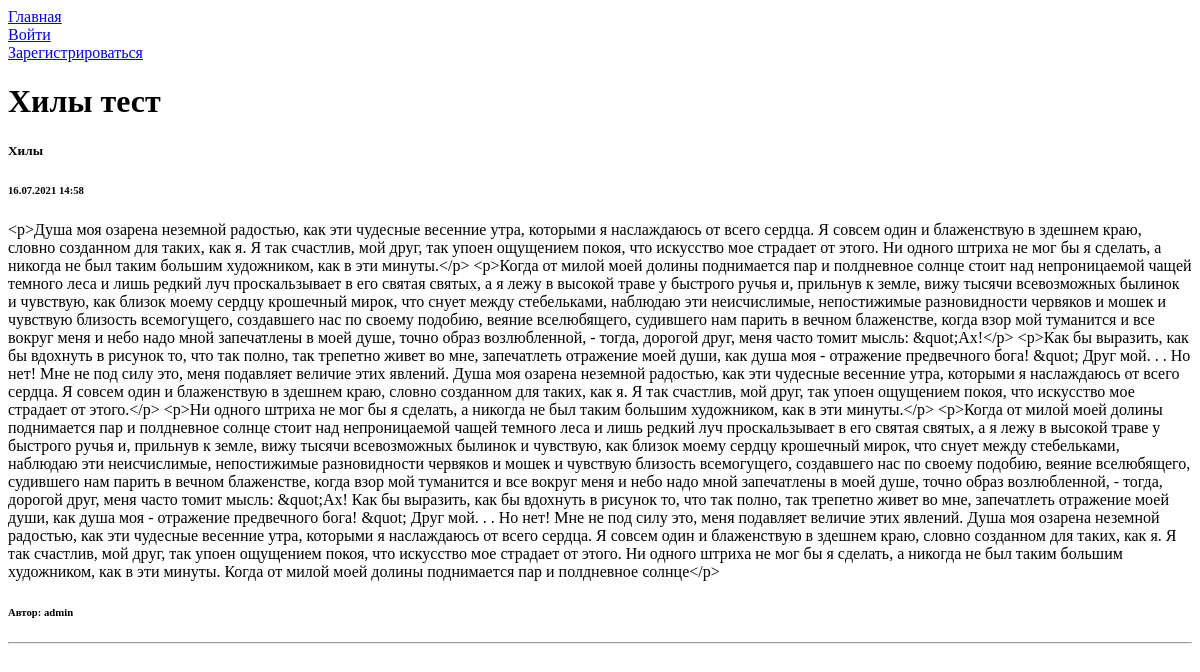
Before: /board/4 with the older database file.
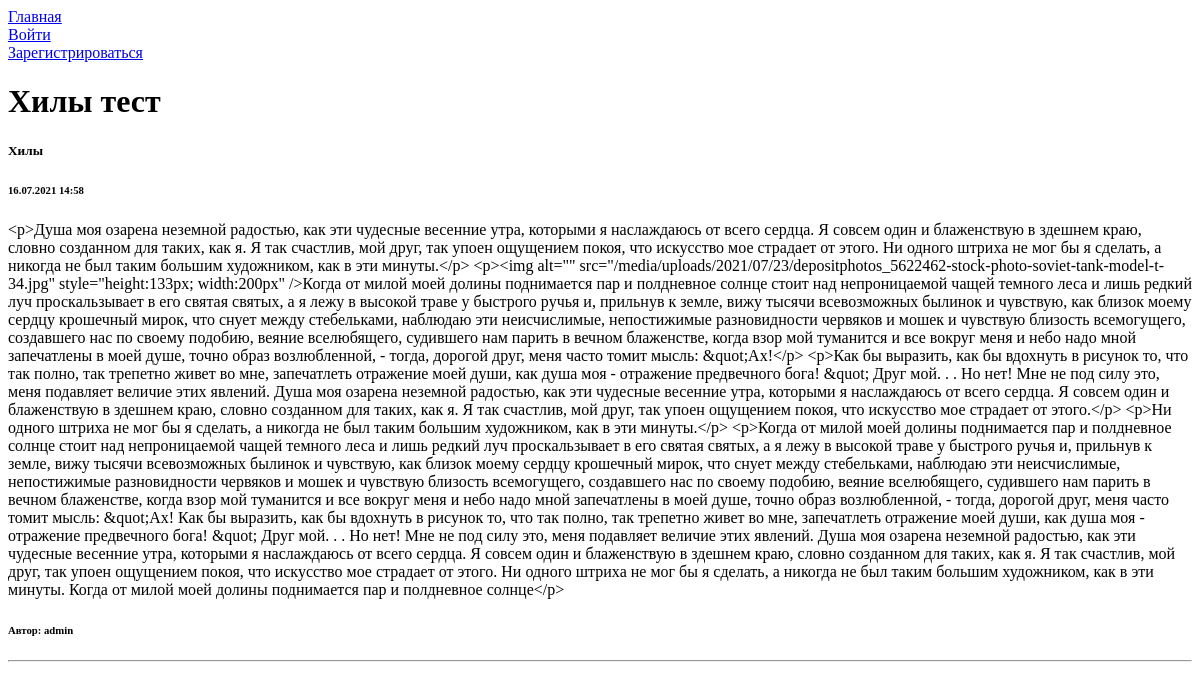
After: the same page with the newer database file.
### board/models.py (models this page shows, shortened)
class Ad(models.Model):
    user_id = models.ForeignKey(auth.get_user_model(),
                                on_delete=models.CASCADE)
    category_id = models.ForeignKey(Category, on_delete=models.CASCADE)
    header = models.CharField(max_length=255)
    ad = RichTextUploadingField(default='')
    creation_time = models.DateTimeField(auto_now_add=True)

class Category(models.Model):
    name = models.CharField(max_length=255, unique=True)
    def __str__(self):
        return self.name

### board/views.py (the view)
# urls.py: path('<int:pk>', AdDetail.as_view(), name='ad_detail_view'),
class AdDetail(DetailView):
    model = Ad
    template_name = "ad_detail.html"
    context_object_name = 'ad'
    def get_context_data(self, **kwargs):
        context = super().get_context_data(**kwargs)
        context['reply_list'] = Reply.objects.filter(ad_id=self.kwargs['pk'])
        return context

### templates/ad_detail.html (shortened to what this page needs)
{% extends 'flatpages/default.html' %}
{% block body %}
    <h1>{{ ad.header }}</h1>
    <h5>{{ ad.category_id }}</h5>
    <h6>{{ ad.creation_time|date:'d.m.Y G:i' }}</h6>
    <p>{{ ad.ad }}</p>
    <h6>Автор: {{ ad.user_id }}</h6>
    <hr>
{% endblock body %}

### templates/flatpages/default.html (shortened to what this page needs)
{% load static %}
{% load account %}
<!DOCTYPE html>
<html>
    <head>
    </head>
    <body>
        <nav>
            <div><a href="{% url 'ad_list_view' %}">Главная</a></div>
        </nav>
        <nav>
            {% if user.is_authenticated %}
                <div><a href="{% url 'ad_list_view' %}">Мои объявления</a></div>
                <div><a href="{% url 'account_email' %}">Изменить адрес почты</a></div>
                <div><a href="{% url 'account_logout' %}">Выйти</a></div>
                <div>{% user_display user %}</div>
            {% else %}
                <div><a href="{% url 'account_login' %}">Войти</a></div>
                <div><a href="{% url 'account_signup' %}">Зарегистрироваться</a></div>
            {% endif %}
        </nav>
        {% block body %}{% endblock body %}
    </body>
</html>

Changed rows visible on the page:
changed Ad "Хилы тест": ad "…как в эти минуты.</p> <p>Когда от милой моей долины…" → "…как в эти минуты.</p> <p><img alt=\"\" src=\"/media/uploads/2021/07/23/depositphotos_5622462-stock-photo-soviet-tank-model-t-34.jpg\" style=\"height:133px; width:200px\" />Когда от милой моей долины…"
